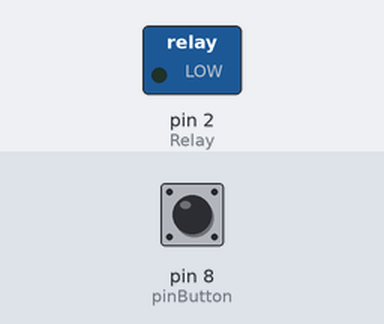
Recording of a sketch running on a simulated Arduino Uno, built with avr-gcc and run on an emulated ATmega328P. Shown: switched loads named in the sketch (green lamp = pin HIGH). The inputs (shaded band) are chosen by the test bench; at power-on: pin 8 (pinButton) LOW.

Above: at 1.2 s.
1.3 s: pin 8 (pinButton) pulled HIGH for 0.15 s
At 1.7 s:
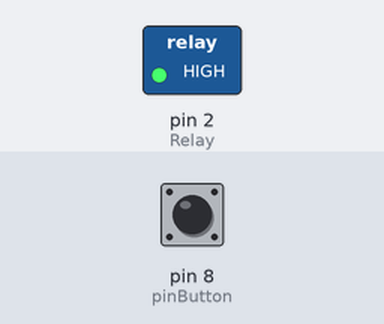
Timing chart, 0 to 7.8 s (numbered marks = the images above; inputs shaded):
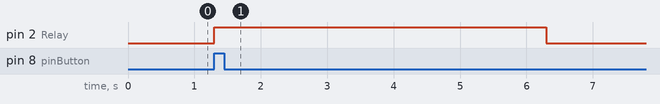

The sketch:

on_off_system_using_relay_and_npn_transistor_1.ino
```cpp
// Yosra Alharthi

int pinButton = 8;
int Relay = 2;
int stateRelay = LOW;
int stateButton;
int previous = LOW;
long time = 0;
long debounce = 100;


int stayON = 5000; //stay on for 5000 ms

void setup() {
  pinMode(pinButton, INPUT);
  pinMode(Relay, OUTPUT);
}

void loop() {
  stateButton = digitalRead(pinButton);
  if(stateButton == HIGH && previous == LOW && millis() - time > debounce) {
    if(stateRelay == HIGH){
      digitalWrite(Relay, LOW);
    } else {


       digitalWrite(Relay, HIGH);
       delay(stayON);
       digitalWrite(Relay, LOW);
    }
    time = millis();
  }
  previous == stateButton;
}
```

Measured:
- after the input at 1.3 s, pin 2 (Relay): LOW → HIGH at once, → LOW 5.0 s later
